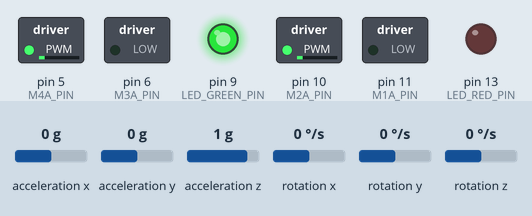
Recording of a sketch running on a simulated Arduino Uno, built with avr-gcc and run on an emulated ATmega328P. On the bench: switched loads named in the sketch (green lamp = pin HIGH), output pins drawn as LEDs (lit = HIGH). Wiring (inferred from the names in the program): MPU-6050 motion sensor at I2C address 0x68. The inputs (shaded band) are chosen by the test bench; at power-on: rotation z 0 °/s, acceleration x 0 g, acceleration y 0 g, acceleration z 1 g, rotation x 0 °/s, rotation y 0 °/s. What the sketch prints to the serial monitor is not drawn.

Above: at 2.9 s.
3.0 s: rotation z set to -100 °/s
At 3.46 s:
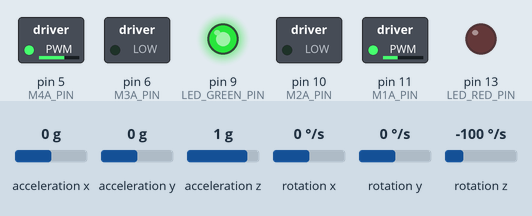
At 5.1 s:
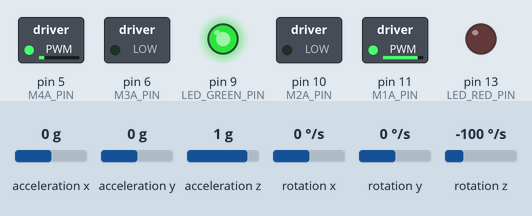
5.4 s: rotation z set to 100 °/s
At 8.1 s:
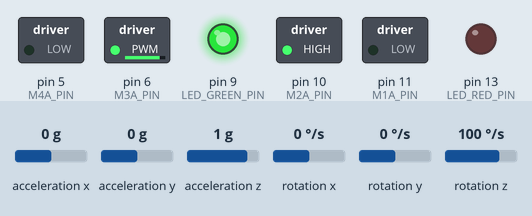
Timing chart, 0 to 9.6 s (numbered marks = the images above; inputs shaded):
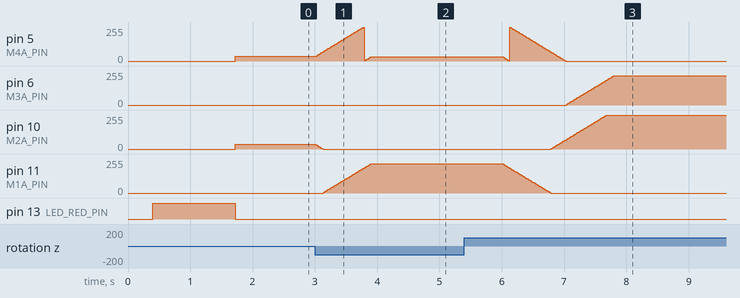

Measured:
- after the input at 3.0 s, pin 6 (M3A_PIN): stays 0/255 (without the input it goes to 221/255 after 2.0 s); pin 11 (M1A_PIN): moves from 0/255 to 221/255 over 0.78 s, starting after 0.13 s
- after the input at 5.4 s, pin 6 (M3A_PIN): moves from 0/255 to 221/255 over 0.78 s, starting after 1.6 s; pin 10 (M2A_PIN): moves from 0/255 to 255/255 over 0.91 s, starting after 1.4 s; pin 11 (M1A_PIN): moves from 221/255 to 0/255 over 0.78 s, starting after 0.60 s

The sketch:

imu_accelAndGyro_integration.ino
```cpp
// Based on:
// MPU-6050 Short Example Sketch by Arduino User JohnChi

#include<Wire.h>

const int MPU=0x68;  // I2C address of the MPU-6050

#define MPU6050_PWR_MGMT_1    0x6B
#define MPU6050_ACCEL_CONFIG  0x1C
#define MPU6050_GYRO_CONFIG   0x1B
#define MPU6050_SMPLRT_DIV    0x19
#define MPU6050_CONFIG        0x1A

void init_IMU() {
  for(int i=0; i<3; i++) { // Reset the IMU a few times
    IMUwriteReg(MPU6050_PWR_MGMT_1, bit(7) );  // DEVICE_RESET to 1 (D7=1)
    delay(100);
  }

  IMUwriteReg(MPU6050_PWR_MGMT_1, bit(0) | bit(1) ); // set clock source to Z Gyro (D0=D1=1, D2=0) and set SLEEP to zero (D6=0, wakes up the MPU-6050)

  IMUwriteReg(MPU6050_ACCEL_CONFIG, bit(3) | bit(4) ); // set sensitivity to +-16G (D3=1, D4=1) and disable high pass filter (D0,D1,D2=0)

  IMUwriteReg(MPU6050_GYRO_CONFIG, bit(3) | bit(4) ); // set sensitivity to +-2000deg/s (D3=1, D4=1)

  IMUwriteReg(MPU6050_SMPLRT_DIV, 0 ); // set sampling rate to 1khz (1khz / (1 + 0) = 1000 Hz)

  IMUwriteReg(MPU6050_CONFIG, bit(0) | bit(5) ); // disable digital low pass filter (D0=D1=D2=0) and EXT_SYNC to GYRO_ZOUT (D3=D4=0, D5=1)
}


#define LED_RED_PIN     13
#define LED_GREEN_PIN   9

#define BUZZER_PIN      8

#define M1A_PIN         11
#define M2A_PIN         10
#define M4A_PIN         5
#define M3A_PIN         6

#define BUTTON_PIN      7

#define LINE_R_PIN      2
#define LINE_M_PIN      3
#define LINE_L_PIN      4

#define DIST_3_PIN      A3
#define DIST_2_PIN      A2
#define DIST_1_PIN      A1

#define BATTERY_V_PIN   A0

void init_motor_pins() {
  pinMode(M1A_PIN,OUTPUT);
  pinMode(M2A_PIN,OUTPUT);
  pinMode(M3A_PIN,OUTPUT);
  pinMode(M4A_PIN,OUTPUT);
}

void LmotorSpeed(int16_t vel) {
  if(vel > 0) {
    analogWrite(M1A_PIN, 0);
    analogWrite(M2A_PIN, vel);
  } else if(vel < 0) {
    analogWrite(M1A_PIN, -vel);
    analogWrite(M2A_PIN, 0);
  } else {
    analogWrite(M1A_PIN, 0);
    analogWrite(M2A_PIN, 0);
  }
}

void RmotorSpeed(int16_t vel) {
  if(vel > 0) {
    analogWrite(M3A_PIN, 0);
    analogWrite(M4A_PIN, vel);
  } else if(vel < 0) {
    analogWrite(M3A_PIN, -vel);
    analogWrite(M4A_PIN, 0);
  } else {
    analogWrite(M3A_PIN, 0);
    analogWrite(M4A_PIN, 0);
  }
}


// --- BUTTON ---
void init_button_pin() {
  pinMode(BUTTON_PIN,INPUT);
  digitalWrite(BUTTON_PIN, HIGH); // Enable internal pull-up resistor
}
// Returns 1 if the button is being pressed, 0 if it is not
int button_is_pressed() {
  return !digitalRead(BUTTON_PIN);
}


int16_t AcY, GyZ;
int16_t AcYoffset, GyZoffset;
float AcY_integral, GyZ_integral;

unsigned long prev_ts;

void IMUwriteReg(byte reg, byte val) {
  Wire.begin();
  Wire.beginTransmission(MPU);
  Wire.write(reg);
  Wire.write(val);
  Wire.endTransmission(true);
}

void setup() {
  delay(400);

  init_motor_pins();
  init_button_pin();
  pinMode(LED_RED_PIN, OUTPUT);
  pinMode(LED_GREEN_PIN, OUTPUT);

  digitalWrite(LED_RED_PIN, HIGH);

  init_IMU();

  Serial.begin(115200);
  delay(1000);

  // Measure IMU sensor offsets (robot must remain still)
  AcYoffset = 0;
  GyZoffset = 0;
  for(int i=0; i<10; i++) {
    readIMU(&AcY, &GyZ);
    AcYoffset += AcY;
    GyZoffset += GyZ;
  }
  AcYoffset /= 10;
  GyZoffset /= 10;
  Serial.println("Offset:");
  Serial.println(AcYoffset);
  Serial.println(GyZoffset);


  digitalWrite(LED_RED_PIN, LOW);
  digitalWrite(LED_GREEN_PIN, HIGH);

  //while(!button_is_pressed());

  prev_ts = millis();

  AcY_integral = 0;
  GyZ_integral = 0;
}

void readIMU(int16_t *AcY, int16_t *GyZ) {
  Wire.beginTransmission(MPU);
  Wire.write(0x3D);  // starting with register 0x3D (ACCEL_YOUT_H)
  Wire.endTransmission(false);
  Wire.requestFrom(MPU,12,true);  // request a total of 12 registers
  *AcY = Wire.read()<<8|Wire.read();  // 0x3D (ACCEL_YOUT_H) & 0x3E (ACCEL_YOUT_L)
  for(int i=0; i<8; i++) Wire.read(); // Discard 0x3F-0x46
  *GyZ = Wire.read()<<8 | Wire.read();  // 0x47 (GYRO_ZOUT_H) & 0x48 (GYRO_ZOUT_L)
}


int iter = 0;
float linear_motion_big = 0;
unsigned long contTs = 0;

void loop() {
  readIMU(&AcY, &GyZ);
  unsigned long ts = micros();
  float dt = ((float)(ts-prev_ts))/1000000.;
  if(dt > 0) { // Ensures the integration only over sensible sampling intervals
    linear_motion_big += AcY_integral*dt;
    AcY_integral += (AcY-AcYoffset)*dt;

    GyZ_integral += (GyZ-GyZoffset)*dt;
  }

  float linear_motion = 0;//linear_motion_big*16./32768.; // +-16G sensitivity; +-2^15 full scale
  float rotation = GyZ_integral*2000./32768.; // +-2000 deg/s sensitivity; +-2^15 full scale

  int rot_error = max(min(round(255.*rotation/90.),255),-255);
  int dist_error = max(min(round(255.*(40-1000*linear_motion)/300.),255),-255);

  //Serial.println(AcY);

  if( (contTs+5000) < millis() ){
    contTs = millis();
    digitalWrite(LED_GREEN_PIN, HIGH);
    GyZ_integral += (90./2000.)*32768.;
  }

  if((iter % 10) == 0) {
    if(1000*linear_motion > 20) {
      LmotorSpeed(0);
      RmotorSpeed(0);
      digitalWrite(LED_RED_PIN, HIGH);
      while(1);
    } else {
      LmotorSpeed(dist_error+rot_error);
      RmotorSpeed(dist_error-rot_error);
    }
    /*Serial.print(rotation);
    Serial.print("\t");
    Serial.println(linear_motion);*/
  }
  prev_ts = ts;
  iter++;

  /*if(button_is_pressed()) {
    linear_motion = 0;
    AcY_integral = 0;
    GyZ_integral = 0;
    delay(1000);
  }*/
  //delay(10);
}
```
